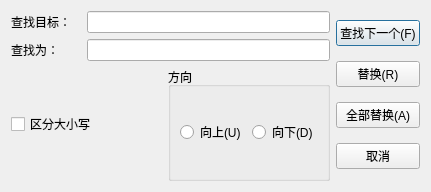
<?xml version="1.0" encoding="UTF-8"?>
<ui version="4.0">
 <class>ReplaceDialog</class>
 <widget class="QDialog" name="ReplaceDialog">
  <property name="geometry">
   <rect>
    <x>0</x>
    <y>0</y>
    <width>431</width>
    <height>192</height>
   </rect>
  </property>
  <property name="sizePolicy">
   <sizepolicy hsizetype="Maximum" vsizetype="Maximum">
    <horstretch>0</horstretch>
    <verstretch>0</verstretch>
   </sizepolicy>
  </property>
  <property name="minimumSize">
   <size>
    <width>431</width>
    <height>192</height>
   </size>
  </property>
  <property name="maximumSize">
   <size>
    <width>431</width>
    <height>192</height>
   </size>
  </property>
  <property name="windowTitle">
   <string>替换</string>
  </property>
  <layout class="QGridLayout" name="gridLayout">
   <item row="0" column="1">
    <widget class="QLineEdit" name="searchEdit"/>
   </item>
   <item row="0" column="2" rowspan="3">
    <layout class="QVBoxLayout" name="verticalLayout">
     <item>
      <widget class="QPushButton" name="Findnext">
       <property name="text">
        <string>查找下一个(F)</string>
       </property>
      </widget>
     </item>
     <item>
      <widget class="QPushButton" name="Change">
       <property name="text">
        <string>替换(R)</string>
       </property>
      </widget>
     </item>
     <item>
      <widget class="QPushButton" name="AllChange">
       <property name="text">
        <string>全部替换(A)</string>
       </property>
      </widget>
     </item>
     <item>
      <widget class="QPushButton" name="cancel">
       <property name="text">
        <string>取消</string>
       </property>
      </widget>
     </item>
    </layout>
   </item>
   <item row="1" column="0" colspan="2">
    <layout class="QHBoxLayout" name="horizontalLayout">
     <item>
      <widget class="QLabel" name="label_2">
       <property name="minimumSize">
        <size>
         <width>70</width>
         <height>0</height>
        </size>
       </property>
       <property name="text">
        <string>查找为：</string>
       </property>
      </widget>
     </item>
     <item>
      <widget class="QLineEdit" name="targetText">
       <property name="enabled">
        <bool>true</bool>
       </property>
      </widget>
     </item>
    </layout>
   </item>
   <item row="2" column="0" colspan="2">
    <layout class="QHBoxLayout" name="horizontalLayout_4">
     <item>
      <widget class="QCheckBox" name="BigSmall">
       <property name="text">
        <string>区分大小写</string>
       </property>
      </widget>
     </item>
     <item>
      <widget class="QGroupBox" name="groupBox">
       <property name="title">
        <string>方向</string>
       </property>
       <layout class="QHBoxLayout" name="horizontalLayout_2">
        <item>
         <widget class="QRadioButton" name="rbup">
          <property name="text">
           <string>向上(U)</string>
          </property>
         </widget>
        </item>
        <item>
         <widget class="QRadioButton" name="rbdown">
          <property name="text">
           <string>向下(D)</string>
          </property>
         </widget>
        </item>
       </layout>
      </widget>
     </item>
    </layout>
   </item>
   <item row="0" column="0">
    <widget class="QLabel" name="label">
     <property name="minimumSize">
      <size>
       <width>70</width>
       <height>0</height>
      </size>
     </property>
     <property name="text">
      <string>查找目标：</string>
     </property>
    </widget>
   </item>
  </layout>
 </widget>
 <resources/>
 <connections/>
</ui>
